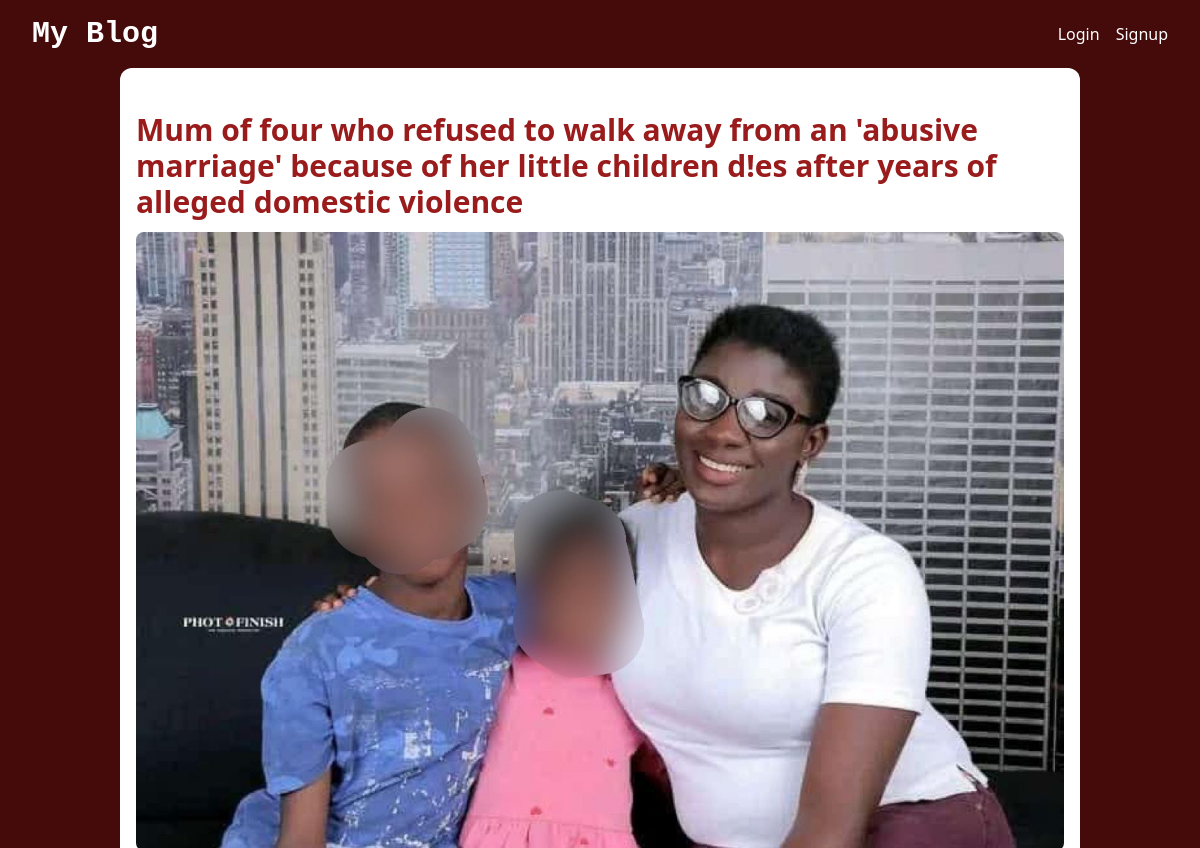
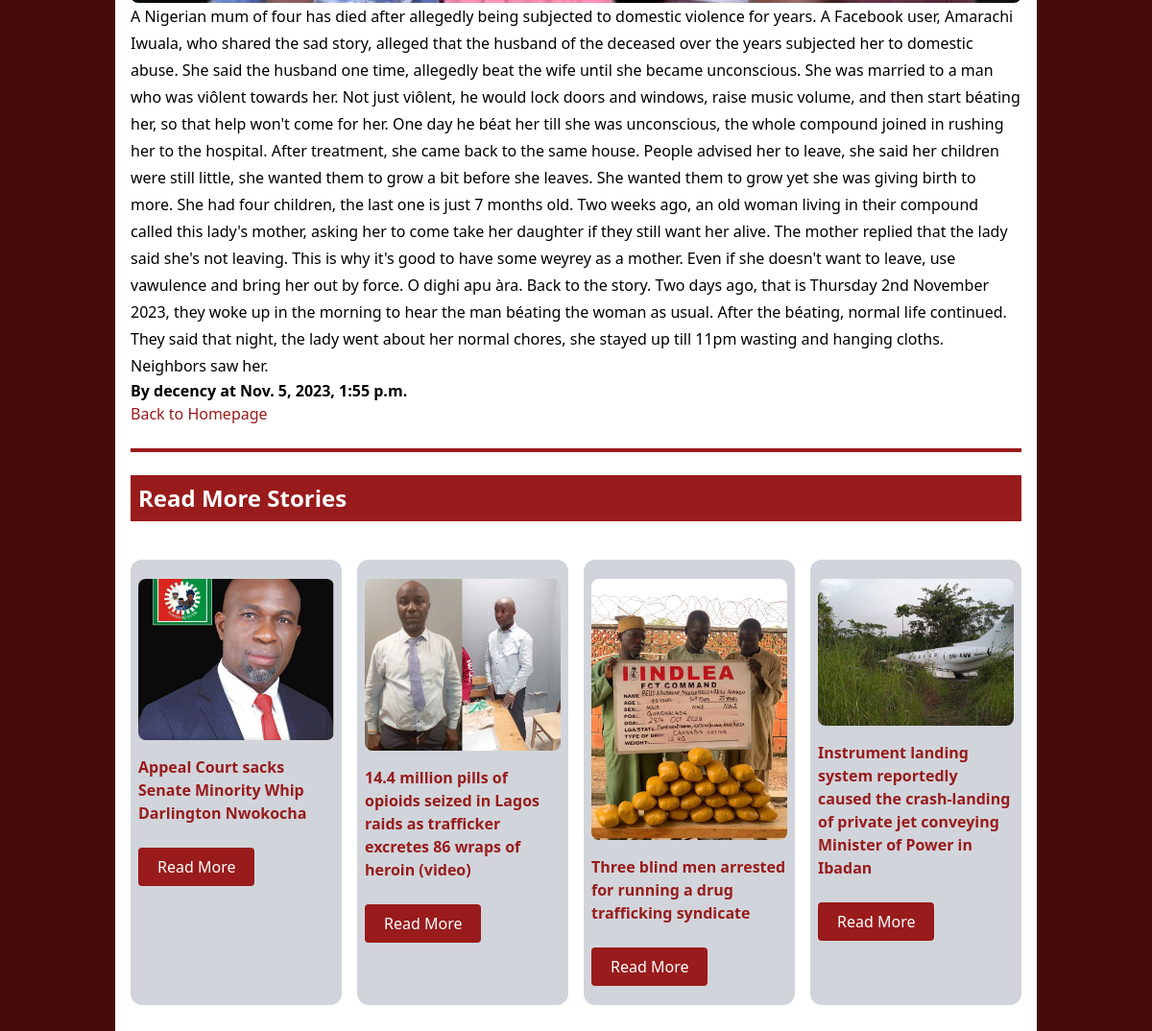
Screenshot of /full_post/4/ with the database file from the repository (2 pictures, top to bottom).
### blog/models.py (models this page shows, shortened)
class Post(models.Model):
    title = models.CharField(max_length=200)
    content = models.TextField()
    pub_date = models.DateTimeField(auto_now_add=True)
    thumbnail = models.ImageField(upload_to='thumbnails/', null=True, blank=True)
    user = models.ForeignKey(User, on_delete=models.CASCADE, default=1)

### blog/views.py (the view)
# urls.py: path('full_post/<int:post_id>/', views.full_post, name='full_post'),
def full_post(request, post_id):
    post = get_object_or_404(Post, pk=post_id)
    latest_posts = Post.objects.filter(user=post.user).exclude(pk=post_id).order_by('-pub_date')[:4]
    context = {
        'post': post,
        'latest_posts': latest_posts,
    }
    return render(request, 'blog/full_post.html', context)

### blog/templates/blog/full_post.html
{% extends 'base.html' %}
{% block content %}
<div class="w-4/5 bg-white text-black mx-auto px-4 py-8 rounded-xl">
    <h2 class="text-3xl font-bold my-3 text-red-800">{{ post.title }}</h2>
    <img src="{{ post.thumbnail.url }}" alt="{{ post.title }} Thumbnail" class="w-full rounded-lg" />
    <p class="leading-7">{{ post.content }}</p>
    <span class="font-semibold text-sm md:text-base">By {{ post.user }} at {{ post.pub_date }}</span><br>
    <a href="{% url 'homepage' %}" class="text-red-800 hover:underline">Back to Homepage</a>
    <hr class="bg-red-800 h-1 border-none my-6">
    <h3 class="text-2xl font-semibold mt-5 bg-red-800 w-full text-white p-2">Read More Stories</h3>
    <div class="grid grid-cols-1 sm:grid-cols-2 md:grid-cols-4 gap-4">
        {% for latest_post in latest_posts %}
        <div class="post px-2 my-6 sm:my-10 py-5 rounded-xl bg-gray-300 text-black space-y-4 h-auto overflow-hidden relative">
            <img src="{{ latest_post.thumbnail.url }}" alt="{{ latest_post.title }} Thumbnail" class="w-full rounded-lg" />
            <h4 class="text-red-800 font-semibold">{{ latest_post.title }}</h4>
            <a href="{% url 'full_post' latest_post.id %}">
                <button class="bg-red-800 hover:bg-red-400 text-white px-5 py-2 rounded mt-4 sm:mt-6">Read More</button>
            </a>
        </div>
        {% endfor %}
    </div>
</div>
{% endblock %}

### rows the page displays
Post: title "Mum of four who refused to walk away from an 'abusive marriage' because of her little children d!es after years of alleged domestic violence", thumbnail (picture), content "A Nigerian mum of four has died after allegedly being subjected to domestic violence for years. A Facebook user, Amarachi Iwuala, who shared the sad story, alleged that the husband of the deceased over the years subjected her to domestic abuse. She said the husband one time, allegedly beat the wife until she became unconscious. She was married to a man who was viôlent towards her. Not just viôlent, he would lock doors and windows, raise music volume, and then start béating her, so that help won't come for her. One day he béat her till she was unconscious, the whole compound joined in rushing her to the hospital. After treatment, she came back to the same house. People advised her to leave,…", user "decency", pub_date "Nov. 5, 2023, 1:55 p.m."
Post: thumbnail (picture), title "Appeal Court sacks Senate Minority Whip Darlington Nwokocha"
Post: thumbnail (picture), title "14.4 million pills of opioids seized in Lagos raids as trafficker excretes 86 wraps of heroin (video)"
Post: thumbnail (picture), title "Three blind men arrested for running a drug trafficking syndicate"
Post: thumbnail (picture), title "Instrument landing system reportedly caused the crash-landing of private jet conveying Minister of Power in Ibadan"
